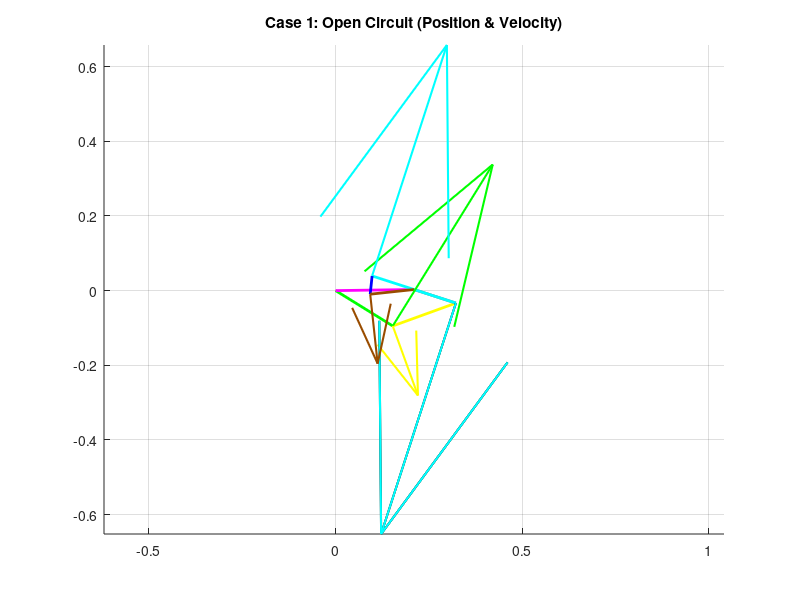
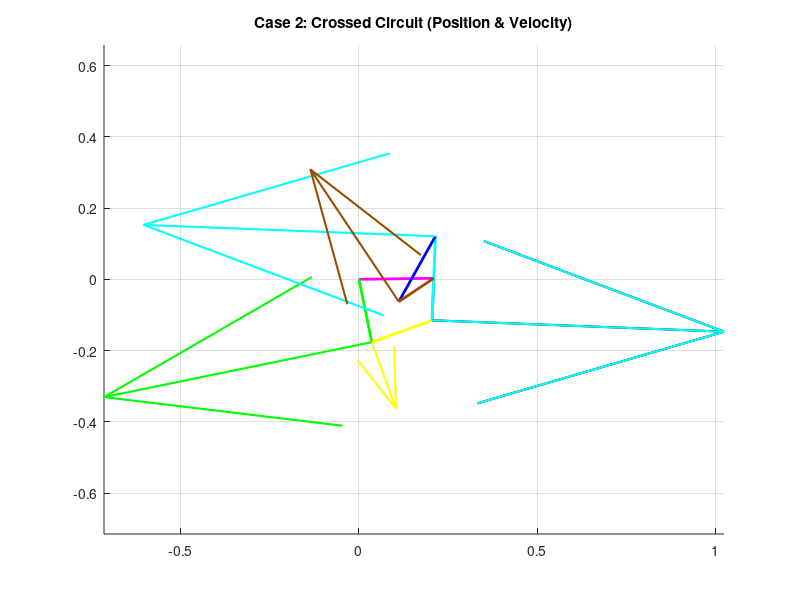

Here is the MATLAB script that generated these plots, in order:
clear all
close all
clc

% ==========================================
% SECTION 1: PARAMETERS & INPUT
% ==========================================
L1 = 0.210; % Ground (Pink)
L2_Loop1 = 0.180; % Green
L3_Loop1 = 0.180; % Yellow
L4_Shared = 0.118; % Grey

L2_Loop2 = 0.118; % Cyan
L3_Loop2 = 0.210; % Red

L2_Loop3 = 0.118; % Cyan (Extended)
L3_Loop3 = 0.210; % Blue
L4_Loop3 = 0.118; % Brown

d = L1;
offset_deg = 0.81;
offset = deg2rad(offset_deg);

q3d_global = 19.94; 
q3 = deg2rad(q3d_global) - offset;

w_Yellow = -2.2; % Input Angular Velocity

% ==========================================
% SECTION 2: POSITION ANALYSIS (CALCULATE ANGLES)
% ==========================================

% --- LOOP 1: Green-Yellow-Grey ---
a = L2_Loop1; b = L3_Loop1; c = L4_Shared;
K1=d/b; K2=d/c; K3=(b^2-a^2+c^2+d^2)/(2*b*c); K4=d/a; K5=(c^2-d^2-b^2-a^2)/(2*b*a);
A=cos(q3)-K1-K2*cos(q3)+K3; B=-2*sin(q3); C=K1-(K2+1)*cos(q3)+K3;
D=cos(q3)-K1+K4*cos(q3)+K5; E=-2*sin(q3); F=K1+(K4-1)*cos(q3)+K5;

q4_L1_open = 2*atan((-B - sqrt(B^2 - 4*A*C))/(2*A));
q2_L1_open = 2*atan((-E - sqrt(E^2 - 4*D*F))/(2*D));
q4_L1_cross = 2*atan((-B + sqrt(B^2 - 4*A*C))/(2*A));
q2_L1_cross = 2*atan((-E + sqrt(E^2 - 4*D*F))/(2*D));

% --- LOOP 2: Cyan-Red-Grey ---
a = L2_Loop2; b = L3_Loop2; c = L4_Shared;
K1_L2=d/c; K2_L2=d/a; K3_L2=(c^2-b^2+a^2+d^2)/(2*c*a); K4_L2=d/b; K5_L2=(a^2-d^2-c^2-b^2)/(2*c*b);

% Case 1 (Open Input)
q_in_1 = q4_L1_open;
A2_1=cos(q_in_1)-K1_L2-K2_L2*cos(q_in_1)+K3_L2; B2_1=-2*sin(q_in_1); C2_1=K1_L2-(K2_L2+1)*cos(q_in_1)+K3_L2;
D2_1=cos(q_in_1)-K1_L2+K4_L2*cos(q_in_1)+K5_L2; E2_1=-2*sin(q_in_1); F2_1=K1_L2+(K4_L2-1)*cos(q_in_1)+K5_L2;
q2_Cyan_1 = 2*atan((-B2_1 + sqrt(B2_1^2 - 4*A2_1*C2_1))/(2*A2_1)); 
q3_Red_1 = 2*atan((-E2_1 + sqrt(E2_1^2 - 4*D2_1*F2_1))/(2*D2_1));

% Case 2 (Crossed Input)
q_in_2 = q4_L1_cross;
A2_2=cos(q_in_2)-K1_L2-K2_L2*cos(q_in_2)+K3_L2; B2_2=-2*sin(q_in_2); C2_2=K1_L2-(K2_L2+1)*cos(q_in_2)+K3_L2;
D2_2=cos(q_in_2)-K1_L2+K4_L2*cos(q_in_2)+K5_L2; E2_2=-2*sin(q_in_2); F2_2=K1_L2+(K4_L2-1)*cos(q_in_2)+K5_L2;
q2_Cyan_2 = 2*atan((-B2_2 + sqrt(B2_2^2 - 4*A2_2*C2_2))/(2*A2_2)); 
q3_Red_2 = 2*atan((-E2_2 + sqrt(E2_2^2 - 4*D2_2*F2_2))/(2*D2_2));

% --- LOOP 3: Cyan-Blue-Brown ---
a = L2_Loop3; b = L3_Loop3; c = L4_Loop3;
K1_L3=d/a; K2_L3=d/c; K3_L3=(a^2-b^2+c^2+d^2)/(2*a*c); K4_L3=d/b; K5_L3=(c^2-d^2-a^2-b^2)/(2*a*b);

% Case 1 (Open Input)
q_in_3_1 = q2_Cyan_1 + pi;
A3_1=cos(q_in_3_1)-K1_L3-K2_L3*cos(q_in_3_1)+K3_L3; B3_1=-2*sin(q_in_3_1); C3_1=K1_L3-(K2_L3+1)*cos(q_in_3_1)+K3_L3;
D3_1=cos(q_in_3_1)-K1_L3+K4_L3*cos(q_in_3_1)+K5_L3; E3_1=-2*sin(q_in_3_1); F3_1=K1_L3+(K4_L3-1)*cos(q_in_3_1)+K5_L3;
q4_Brown_1 = 2*atan((-B3_1 + sqrt(B3_1^2 - 4*A3_1*C3_1))/(2*A3_1));
q3_Blue_1 = 2*atan((-E3_1 + sqrt(E3_1^2 - 4*D3_1*F3_1))/(2*D3_1));

% Case 2 (Crossed Input)
q_in_3_2 = q2_Cyan_2 + pi;
A3_2=cos(q_in_3_2)-K1_L3-K2_L3*cos(q_in_3_2)+K3_L3; B3_2=-2*sin(q_in_3_2); C3_2=K1_L3-(K2_L3+1)*cos(q_in_3_2)+K3_L3;
D3_2=cos(q_in_3_2)-K1_L3+K4_L3*cos(q_in_3_2)+K5_L3; E3_2=-2*sin(q_in_3_2); F3_2=K1_L3+(K4_L3-1)*cos(q_in_3_2)+K5_L3;
q4_Brown_2 = 2*atan((-B3_2 + sqrt(B3_2^2 - 4*A3_2*C3_2))/(2*A3_2));
q3_Blue_2 = 2*atan((-E3_2 + sqrt(E3_2^2 - 4*D3_2*F3_2))/(2*D3_2));

% --- DISPLAY ANGLES ---
disp('=== POSITION RESULTS (Degrees) ===');
disp('CASE 1 (OPEN):');
disp(['  Green:  ', num2str(rad2deg(q2_L1_open)+offset_deg)]);
disp(['  Yellow: ', num2str(q3d_global)]);
disp(['  Grey:   ', num2str(rad2deg(q4_L1_open)+offset_deg)]);
disp(['  Cyan:   ', num2str(rad2deg(q2_Cyan_1)+offset_deg)]);
disp(['  Red:    ', num2str(rad2deg(q3_Red_1)+offset_deg)]);
disp(['  Blue:   ', num2str(rad2deg(q3_Blue_1)+offset_deg)]);
disp(['  Brown:  ', num2str(rad2deg(q4_Brown_1)+offset_deg)]);
disp(' ');
disp('CASE 2 (CROSSED):');
disp(['  Green:  ', num2str(rad2deg(q2_L1_cross)+offset_deg)]);
disp(['  Grey:   ', num2str(rad2deg(q4_L1_cross)+offset_deg)]);
disp(['  Cyan:   ', num2str(rad2deg(q2_Cyan_2)+offset_deg)]);
disp(' ');

% ==========================================
% SECTION 3: VELOCITY ANALYSIS (CALCULATE OMEGAS)
% ==========================================
% w_Yellow = -2.2

% --- Loop 1 ---
a=L2_Loop1; b=L3_Loop1; c=L4_Shared;
% Case 1
w_Grey_1 = (b * w_Yellow * sin(q3 - q2_L1_open)) / (c * sin(q4_L1_open - q2_L1_open));
w_Green_1 = (b * w_Yellow * sin(q4_L1_open - q3)) / (a * sin(q4_L1_open - q2_L1_open));
% Case 2
w_Grey_2 = (b * w_Yellow * sin(q3 - q2_L1_cross)) / (c * sin(q4_L1_cross - q2_L1_cross));
w_Green_2 = (b * w_Yellow * sin(q4_L1_cross - q3)) / (a * sin(q4_L1_cross - q2_L1_cross));

% --- Loop 2 ---
a=L2_Loop2; b=L3_Loop2; c=L4_Shared;
% Case 1
w_Cyan_1 = (c * w_Grey_1 * sin(q4_L1_open - q3_Red_1)) / (a * sin(q2_Cyan_1 - q3_Red_1));
w_Red_1 = (c * w_Grey_1 * sin(q4_L1_open - q2_Cyan_1)) / (b * sin(q3_Red_1 - q2_Cyan_1));
% Case 2
w_Cyan_2 = (c * w_Grey_2 * sin(q4_L1_cross - q3_Red_2)) / (a * sin(q2_Cyan_2 - q3_Red_2));
w_Red_2 = (c * w_Grey_2 * sin(q4_L1_cross - q2_Cyan_2)) / (b * sin(q3_Red_2 - q2_Cyan_2));

% --- Loop 3 ---
a=L2_Loop3; b=L3_Loop3; c=L4_Loop3;
% Case 1
w_Brown_1 = (a * w_Cyan_1 * sin(q_in_3_1 - q3_Blue_1)) / (c * sin(q4_Brown_1 - q3_Blue_1));
w_Blue_1 = (a * w_Cyan_1 * sin(q4_Brown_1 - q_in_3_1)) / (b * sin(q4_Brown_1 - q3_Blue_1));
% Case 2
w_Brown_2 = (a * w_Cyan_2 * sin(q_in_3_2 - q3_Blue_2)) / (c * sin(q4_Brown_2 - q3_Blue_2));
w_Blue_2 = (a * w_Cyan_2 * sin(q4_Brown_2 - q_in_3_2)) / (b * sin(q4_Brown_2 - q3_Blue_2));

% --- DISPLAY VELOCITIES ---
disp('=== VELOCITY RESULTS (rad/s) ===');
disp(['w_Yellow (Input): ', num2str(w_Yellow)]);
disp(' ');
disp('CASE 1 (OPEN):');
disp(['  w_Green: ', num2str(w_Green_1)]);
disp(['  w_Grey:  ', num2str(w_Grey_1)]);
disp(['  w_Cyan:  ', num2str(w_Cyan_1)]);
disp(['  w_Red:   ', num2str(w_Red_1)]);
disp(['  w_Blue:  ', num2str(w_Blue_1)]);
disp(['  w_Brown: ', num2str(w_Brown_1)]);
disp(' ');
disp('CASE 2 (CROSSED):');
disp(['  w_Green: ', num2str(w_Green_2)]);
disp(['  w_Grey:  ', num2str(w_Grey_2)]);
disp(['  w_Cyan:  ', num2str(w_Cyan_2)]);
disp(' ');

% ==========================================
% SECTION 4: VECTORS & PLOTTING
% ==========================================
Scale = 0.5; % ปรับ Scale ให้เห็นชัด
RO4O2 = L1*exp(1i*offset);
RO4O2x = real(RO4O2); RO4O2y = imag(RO4O2);

% --- CASE 1 (OPEN) ---
figure(1)
hold on; title('Case 1: Open Circuit (Position & Velocity)');

% 1. Create Position Vectors (Complex Form)
R_Green = L2_Loop1*exp(1i*(q2_L1_open+offset));
R_Yellow = L3_Loop1*exp(1i*(q3+offset));
R_Grey = L4_Shared*exp(1i*(q4_L1_open+offset));
R_Cyan = L2_Loop2*exp(1i*(q2_Cyan_1+offset));
R_Red = L3_Loop2*exp(1i*(q3_Red_1+offset));
R_Cyan_Up = L2_Loop3*exp(1i*(q_in_3_1+offset));
R_Blue = L3_Loop3*exp(1i*(q3_Blue_1+offset));
R_Brown = L4_Loop3*exp(1i*(q4_Brown_1+offset));

% 2. Plot Mechanism (Position) 
% Loop 1
plot([0 real(R_Green)], [0 imag(R_Green)], 'g-', 'LineWidth', 2); % Green
plot([real(R_Green) real(R_Grey)+RO4O2x], [imag(R_Green) imag(R_Grey)+RO4O2y], 'y-', 'LineWidth', 2); % Yellow
plot([RO4O2x real(R_Grey)+RO4O2x], [RO4O2y imag(R_Grey)+RO4O2y], 'Color', [0.5 0.5 0.5], 'LineWidth', 2); % Grey
plot([0 RO4O2x], [0 RO4O2y], 'm-', 'LineWidth', 2); % Ground

% Loop 2
plot([RO4O2x real(R_Cyan)+RO4O2x], [RO4O2y imag(R_Cyan)+RO4O2y], 'c-', 'LineWidth', 2); % Cyan Down
plot([real(R_Cyan)+RO4O2x real(R_Grey)+RO4O2x], [imag(R_Cyan)+RO4O2y imag(R_Grey)+RO4O2y], 'r-', 'LineWidth', 2); % Red

% Loop 3
plot([RO4O2x real(R_Cyan_Up)+RO4O2x], [RO4O2y imag(R_Cyan_Up)+RO4O2y], 'c-', 'LineWidth', 2); % Cyan Up
plot([real(R_Cyan_Up)+RO4O2x real(R_Brown)+RO4O2x], [imag(R_Cyan_Up)+RO4O2y imag(R_Brown)+RO4O2y], 'b-', 'LineWidth', 2); % Blue
plot([RO4O2x real(R_Brown)+RO4O2x], [RO4O2y imag(R_Brown)+RO4O2y], 'Color', [0.6 0.3 0], 'LineWidth', 2); % Brown

% 3. Calculate Velocities (V = 1i * R * w)
V_Green = 1i * R_Green * w_Green_1;
V_Yellow_Rel = 1i * R_Yellow * w_Yellow;
V_Grey = 1i * R_Grey * w_Grey_1;
V_Cyan = 1i * R_Cyan * w_Cyan_1;
V_Cyan_Up = 1i * R_Cyan_Up * w_Cyan_1;
V_Brown = 1i * R_Brown * w_Brown_1;

% 4. Plot Velocities (Quiver starts at Link Tip)
% Green (Start at Green Tip)
quiver(real(R_Green), imag(R_Green), real(V_Green)*Scale, imag(V_Green)*Scale, 0, 'Color', 'g', 'LineWidth', 1.5, 'MaxHeadSize', 0.5);
% Yellow Rel (Start at Green Tip)
quiver(real(R_Green), imag(R_Green), real(V_Yellow_Rel)*Scale, imag(V_Yellow_Rel)*Scale, 0, 'Color', 'y', 'LineWidth', 1.5, 'MaxHeadSize', 0.5);
% Grey (Start at Grey Tip)
quiver(real(R_Grey)+RO4O2x, imag(R_Grey)+RO4O2y, real(V_Grey)*Scale, imag(V_Grey)*Scale, 0, 'k', 'LineWidth', 1.5, 'MaxHeadSize', 0.5);
% Cyan Down (Start at Cyan Tip)
quiver(real(R_Cyan)+RO4O2x, imag(R_Cyan)+RO4O2y, real(V_Cyan)*Scale, imag(V_Cyan)*Scale, 0, 'c', 'LineWidth', 1.5, 'MaxHeadSize', 0.5);
% Cyan Up (Start at Cyan Up Tip)
quiver(real(R_Cyan_Up)+RO4O2x, imag(R_Cyan_Up)+RO4O2y, real(V_Cyan_Up)*Scale, imag(V_Cyan_Up)*Scale, 0, 'c', 'LineWidth', 1.5, 'MaxHeadSize', 0.5);
% Brown (Start at Brown Tip)
quiver(real(R_Brown)+RO4O2x, imag(R_Brown)+RO4O2y, real(V_Brown)*Scale, imag(V_Brown)*Scale, 0, 'Color', [0.6 0.3 0], 'LineWidth', 1.5, 'MaxHeadSize', 0.5);

axis equal; grid on;

% --- CASE 2 (CROSSED) ---
figure(2)
hold on; title('Case 2: Crossed Circuit (Position & Velocity)');

% 1. Position Vectors
R_Green_2 = L2_Loop1*exp(1i*(q2_L1_cross+offset));
R_Yellow_2 = L3_Loop1*exp(1i*(q3+offset));
R_Grey_2 = L4_Shared*exp(1i*(q4_L1_cross+offset));
R_Cyan_2 = L2_Loop2*exp(1i*(q2_Cyan_2+offset));
R_Red_2 = L3_Loop2*exp(1i*(q3_Red_2+offset));
R_Cyan_Up_2 = L2_Loop3*exp(1i*(q_in_3_2+offset));
R_Blue_2 = L3_Loop3*exp(1i*(q3_Blue_2+offset));
R_Brown_2 = L4_Loop3*exp(1i*(q4_Brown_2+offset));

% 2. Plot Mechanism
plot([0 RO4O2x], [0 RO4O2y], 'm-', 'LineWidth', 2);
plot([0 real(R_Green_2)], [0 imag(R_Green_2)], 'g-', 'LineWidth', 2);
plot([real(R_Green_2) real(R_Grey_2)+RO4O2x], [imag(R_Green_2) imag(R_Grey_2)+RO4O2y], 'y-', 'LineWidth', 2);
plot([RO4O2x real(R_Grey_2)+RO4O2x], [RO4O2y imag(R_Grey_2)+RO4O2y], 'Color', [0.5 0.5 0.5], 'LineWidth', 2);
plot([RO4O2x real(R_Cyan_2)+RO4O2x], [RO4O2y imag(R_Cyan_2)+RO4O2y], 'c-', 'LineWidth', 2);
plot([real(R_Cyan_2)+RO4O2x real(R_Grey_2)+RO4O2x], [imag(R_Cyan_2)+RO4O2y imag(R_Grey_2)+RO4O2y], 'r-', 'LineWidth', 2);
plot([RO4O2x real(R_Cyan_Up_2)+RO4O2x], [RO4O2y imag(R_Cyan_Up_2)+RO4O2y], 'c-', 'LineWidth', 2);
plot([real(R_Cyan_Up_2)+RO4O2x real(R_Brown_2)+RO4O2x], [imag(R_Cyan_Up_2)+RO4O2y imag(R_Brown_2)+RO4O2y], 'b-', 'LineWidth', 2);
plot([RO4O2x real(R_Brown_2)+RO4O2x], [RO4O2y imag(R_Brown_2)+RO4O2y], 'Color', [0.6 0.3 0], 'LineWidth', 2);

% 3. Calculate Velocities
V_Green_2 = 1i * R_Green_2 * w_Green_2;
V_Yellow_Rel_2 = 1i * R_Yellow_2 * w_Yellow;
V_Grey_2 = 1i * R_Grey_2 * w_Grey_2;
V_Cyan_2 = 1i * R_Cyan_2 * w_Cyan_2;
V_Cyan_Up_2 = 1i * R_Cyan_Up_2 * w_Cyan_2;
V_Brown_2 = 1i * R_Brown_2 * w_Brown_2;

% 4. Plot Velocities (At Link Tips)
quiver(real(R_Green_2), imag(R_Green_2), real(V_Green_2)*Scale, imag(V_Green_2)*Scale, 0, 'g', 'LineWidth', 1.5, 'MaxHeadSize', 0.5);
quiver(real(R_Green_2), imag(R_Green_2), real(V_Yellow_Rel_2)*Scale, imag(V_Yellow_Rel_2)*Scale, 0, 'y', 'LineWidth', 1.5, 'MaxHeadSize', 0.5);
quiver(real(R_Grey_2)+RO4O2x, imag(R_Grey_2)+RO4O2y, real(V_Grey_2)*Scale, imag(V_Grey_2)*Scale, 0, 'k', 'LineWidth', 1.5, 'MaxHeadSize', 0.5);
quiver(real(R_Cyan_2)+RO4O2x, imag(R_Cyan_2)+RO4O2y, real(V_Cyan_2)*Scale, imag(V_Cyan_2)*Scale, 0, 'c', 'LineWidth', 1.5, 'MaxHeadSize', 0.5);
quiver(real(R_Cyan_Up_2)+RO4O2x, imag(R_Cyan_Up_2)+RO4O2y, real(V_Cyan_Up_2)*Scale, imag(V_Cyan_Up_2)*Scale, 0, 'c', 'LineWidth', 1.5, 'MaxHeadSize', 0.5);
quiver(real(R_Brown_2)+RO4O2x, imag(R_Brown_2)+RO4O2y, real(V_Brown_2)*Scale, imag(V_Brown_2)*Scale, 0, 'Color', [0.6 0.3 0], 'LineWidth', 1.5, 'MaxHeadSize', 0.5);

axis equal; grid on;
